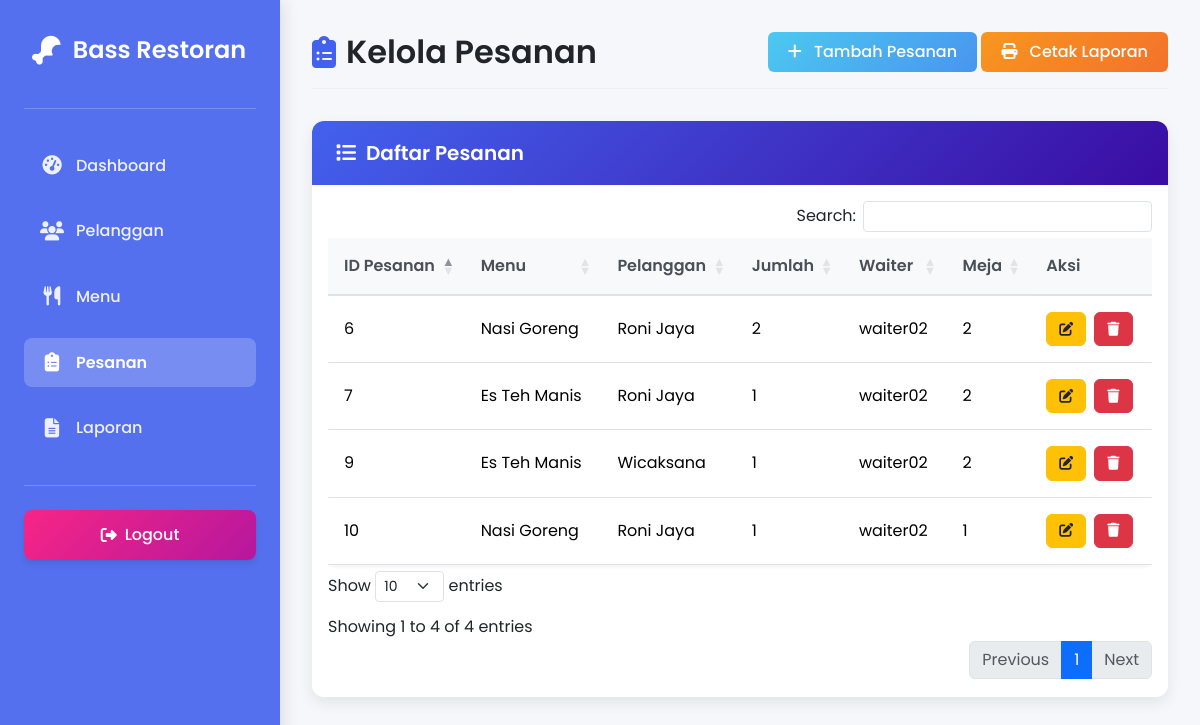
The app's page /waiter_pesanan.php with its own data.
### tables this page shows
CREATE TABLE `pesanan` (
  `id_pesanan` int(11) NOT NULL,
  `idmenu` int(11) NOT NULL,
  `id_pelanggan` int(11) NOT NULL,
  `jumlah` int(11) NOT NULL,
  `id_user` int(11) NOT NULL,
  `nomor` int(11) NOT NULL
);

CREATE TABLE `menu` (
  `idmenu` int(11) NOT NULL,
  `nama` varchar(100) NOT NULL,
  `harga` int(11) NOT NULL,
  `jenis` enum('Makanan','Minuman') NOT NULL,
  `gambar` varchar(255) NOT NULL,
  `created_at` timestamp NOT NULL DEFAULT current_timestamp()
);

CREATE TABLE `pelanggan` (
  `id_pelanggan` int(11) NOT NULL,
  `nama_pelanggan` varchar(100) NOT NULL,
  `jenis_kelamin` enum('Laki-laki','Perempuan') NOT NULL,
  `no_hp` varchar(15) NOT NULL,
  `alamat` text NOT NULL
);

CREATE TABLE `users` (
  `id_user` int(11) NOT NULL,
  `username` varchar(50) NOT NULL,
  `password` varchar(255) NOT NULL,
  `role` enum('administrator','waiter','kasir','owner') NOT NULL,
  `nama_lengkap` varchar(100) NOT NULL,
  `email` varchar(100) DEFAULT NULL,
  `created_at` timestamp NOT NULL DEFAULT current_timestamp()
);

### waiter_pesanan.php (the view, shortened to what this page needs)
<?php
$conn = new mysqli("localhost", "root", "", "webkasir");
$sql = "
    SELECT
        pesanan.id_pesanan,
        pesanan.idmenu,
        pesanan.id_pelanggan,
        pesanan.jumlah,
        pesanan.id_user,
        pesanan.nomor,
        menu.nama AS menu_nama,
        pelanggan.nama_pelanggan,
        users.username
    FROM pesanan
    JOIN menu ON pesanan.idmenu = menu.idmenu
    JOIN pelanggan ON pesanan.id_pelanggan = pelanggan.id_pelanggan
    JOIN users ON pesanan.id_user = users.id_user
";
$result = $conn->query($sql);
?>
<!DOCTYPE html>
<html lang="id">
<head>
    <link href="https://cdn.jsdelivr.net/npm/bootstrap@5.3.2/dist/css/bootstrap.min.css" rel="stylesheet">
    <link rel="stylesheet" href="https://cdnjs.cloudflare.com/ajax/libs/font-awesome/6.4.2/css/all.min.css">
    <link rel="stylesheet" href="https://cdn.datatables.net/1.13.6/css/dataTables.bootstrap5.min.css">
</head>
<body>
    <div class="sidebar">
        <div class="logo">
            <i class="fa-solid fa-drumstick-bite"></i>
            <span>Bass Restoran</span>
        </div>
        <div class="divider"></div>
        <nav class="nav flex-column">
            <div class="nav-item">
                <a href="waiter_dashboard.php" class="nav-link">
                    <i class="fas fa-tachometer-alt"></i>
                    <span>Dashboard</span>
                </a>
            </div>
            <div class="nav-item">
                <a href="waiter_pelanggan.php" class="nav-link">
                    <i class="fas fa-users"></i>
                    <span>Pelanggan</span>
                </a>
            </div>
            <div class="nav-item">
                <a href="waiter_menu.php" class="nav-link">
                    <i class="fas fa-utensils"></i>
                    <span>Menu</span>
                </a>
            </div>
            <div class="nav-item">
                <a href="waiter_pesanan.php" class="nav-link active">
                    <i class="fas fa-clipboard-list"></i>
                    <span>Pesanan</span>
                </a>
            </div>
            <div class="nav-item">
                <a href="waiter_generatelaporan.php" class="nav-link">
                    <i class="fas fa-file-alt"></i>
                    <span>Laporan</span>
                </a>
            </div>
        </nav>
        <div class="divider"></div>
        <button class="logout-btn" onclick="window.location.href='logout.php'">
            <i class="fas fa-sign-out-alt"></i>
            <span>Logout</span>
        </button>
    </div>
    <div class="content">
        <div class="page-header">
            <h2 class="page-title"><i class="fas fa-clipboard-list"></i> Kelola Pesanan</h2>
            <div>
                <a href="waiter_tambah_pesanan.php" class="btn btn-primary btn-add">
                    <i class="fas fa-plus"></i> Tambah Pesanan
                </a>
                <a href="waiter_generatelaporan.php" class="btn btn-print">
                    <i class="fas fa-print"></i> Cetak Laporan
                </a>
            </div>
        </div>
        <div class="card main-card">
            <div class="card-header">
                <h5><i class="fas fa-list"></i> Daftar Pesanan</h5>
            </div>
            <div class="card-body">
                <div class="table-container">
                    <table id="pesananTable" class="table table-hover dataTable">
                        <thead>
                            <tr>
                                <th>ID Pesanan</th>
                                <th>Menu</th>
                                <th>Pelanggan</th>
                                <th>Jumlah</th>
                                <th>Waiter</th>
                                <th>Meja</th>
                                <th>Aksi</th>
                            </tr>
                        </thead>
                        <tbody>
                            <?php
                            if ($result->num_rows > 0) {
                                while ($row = $result->fetch_assoc()) {
                                    echo "<tr>";
                                    echo "<td>" . htmlspecialchars($row["id_pesanan"]) . "</td>";
                                    echo "<td>" . htmlspecialchars($row["menu_nama"]) . "</td>";
                                    echo "<td>" . htmlspecialchars($row["nama_pelanggan"]) . "</td>";
                                    echo "<td>" . htmlspecialchars($row["jumlah"]) . "</td>";
                                    echo "<td>" . htmlspecialchars($row["username"]) . "</td>";
                                    echo "<td>" . htmlspecialchars($row["nomor"]) . "</td>";
                                    echo "<td>
                                            <div class='d-flex flex-wrap gap-2'>
                                                <a href='waiter_edit_pesanan.php?id_pesanan=" . $row["id_pesanan"] . "' class='btn btn-warning btn-action btn-edit'>
                                                    <i class='fas fa-edit'></i>
                                                </a>
                                                <a href='waiter_hapus_pesanan.php?id_pesanan=" . $row["id_pesanan"] . "' class='btn btn-danger btn-action btn-delete' onclick='return confirm(\"Apakah Anda yakin ingin menghapus pesanan ini?\")'>
                                                    <i class='fas fa-trash'></i>
                                                </a>
                                            </div>
                                          </td>";
                                    echo "</tr>";
                                }
                            } else {
                                echo "<tr><td colspan='7' class='text-center'>Tidak ada data pesanan</td></tr>";
                            }
                            ?>
                        </tbody>
                    </table>
                </div>
            </div>
        </div>
    </div>
</body>
</html>

### waiter_pesanan.php (style rules this page uses)
:root { --primary-color: #4361ee; --secondary-color: #3f37c9; --accent-color: #4895ef; --danger-color: #f72585; --success-color: #4cc9f0; --warning-color: #f8961e; --dark-color: #212529; --light-color: #f8f9fa; --sidebar-width: 280px; }
body { font-family: 'Poppins', sans-serif; background-color: #f5f7fa; color: var(--dark-color); overflow-x: hidden; }
.sidebar { height: 100vh; width: var(--sidebar-width); position: fixed; top: 0; left: 0; background: rgba(67, 97, 238, 0.9); backdrop-filter: blur(10px); -webkit-backdrop-filter: blur(10px); color: white; padding: 1.5rem; box-shadow: 4px 0 15px rgba(0, 0, 0, 0.1); z-index: 1000; transition: all 0.3s ease; }
.sidebar .logo { display: flex; align-items: center; font-size: 1.5rem; font-weight: 600; margin-bottom: 2rem; padding: 0.5rem; border-radius: 8px; transition: all 0.3s; }
.sidebar .logo i { margin-right: 12px; font-size: 1.8rem; color: #fff; }
.sidebar .nav-item { margin: 0.5rem 0; border-radius: 8px; transition: all 0.3s; }
.sidebar .nav-link { display: flex; align-items: center; color: rgba(255, 255, 255, 0.9); padding: 0.8rem 1rem; border-radius: 8px; text-decoration: none; font-weight: 500; transition: all 0.3s; }
.sidebar .nav-link i { width: 24px; text-align: center; font-size: 1.2rem; margin-right: 12px; transition: all 0.3s; }
.sidebar .nav-link.active { background: rgba(255, 255, 255, 0.2); color: white; font-weight: 600; }
.sidebar .nav-link.active i { color: white; }
.divider { height: 1px; background: rgba(255, 255, 255, 0.2); margin: 1.5rem 0; }
.logout-btn { width: 100%; background: linear-gradient(135deg, #f72585, #b5179e); border: none; padding: 0.8rem; border-radius: 8px; color: white; font-weight: 500; margin-top: 1rem; display: flex; align-items: center; justify-content: center; transition: all 0.3s; box-shadow: 0 4px 6px rgba(0, 0, 0, 0.1); }
.logout-btn i { margin-right: 8px; }
.content { margin-left: var(--sidebar-width); padding: 2rem; transition: all 0.3s; }
.page-header { display: flex; justify-content: space-between; align-items: center; margin-bottom: 2rem; padding-bottom: 1rem; border-bottom: 1px solid #eee; }
.page-title { font-weight: 600; color: var(--dark-color); margin: 0; display: flex; align-items: center; }
.page-title i { margin-right: 10px; color: var(--primary-color); }
.main-card { border: none; border-radius: 12px; box-shadow: 0 6px 15px rgba(0, 0, 0, 0.08); overflow: hidden; }
.card-header { background: linear-gradient(135deg, #4361ee, #3a0ca3); color: white; padding: 1.25rem 1.5rem; border-bottom: none; }
.card-header h5 { font-weight: 600; margin: 0; display: flex; align-items: center; }
.card-header h5 i { margin-right: 10px; }
.btn-add { background: linear-gradient(135deg, #4cc9f0, #4895ef); border: none; padding: 0.5rem 1.25rem; font-weight: 500; transition: all 0.3s; }
.btn-add i { margin-right: 8px; }
.btn-print { background: linear-gradient(135deg, #f8961e, #f3722c); border: none; padding: 0.5rem 1.25rem; font-weight: 500; transition: all 0.3s; color: white; }
.btn-print i { margin-right: 8px; }
.table-container { overflow-x: auto; }
.dataTable { width: 100% !important; border-collapse: separate; border-spacing: 0 8px; }
.dataTable thead th { background-color: #f8f9fa; color: #495057; font-weight: 600; border-bottom: 2px solid #dee2e6; padding: 1rem; }
.dataTable tbody tr { background-color: white; transition: all 0.2s; border-radius: 8px; box-shadow: 0 2px 4px rgba(0, 0, 0, 0.05); }
.dataTable tbody td { padding: 1rem; vertical-align: middle; border-top: none; }
.dataTable tbody tr:first-child td { border-top: none; }
.btn-action { padding: 0.35rem 0.75rem; font-size: 0.875rem; border-radius: 6px; transition: all 0.2s; }
.btn-edit { background-color: #ffc107; border-color: #ffc107; color: #212529; }
.btn-delete { background-color: #dc3545; border-color: #dc3545; }

### records on screen
pesanan: id_pesanan "6", idmenu.nama "Nasi Goreng", id_pelanggan.nama_pelanggan "Roni Jaya", jumlah "2", id_user.username "waiter02", nomor "2"
pesanan: id_pesanan "7", idmenu.nama "Es Teh Manis", id_pelanggan.nama_pelanggan "Roni Jaya", jumlah "1", id_user.username "waiter02", nomor "2"
pesanan: id_pesanan "9", idmenu.nama "Es Teh Manis", id_pelanggan.nama_pelanggan "Wicaksana", jumlah "1", id_user.username "waiter02", nomor "2"
pesanan: id_pesanan "10", idmenu.nama "Nasi Goreng", id_pelanggan.nama_pelanggan "Roni Jaya", jumlah "1", id_user.username "waiter02", nomor "1"
